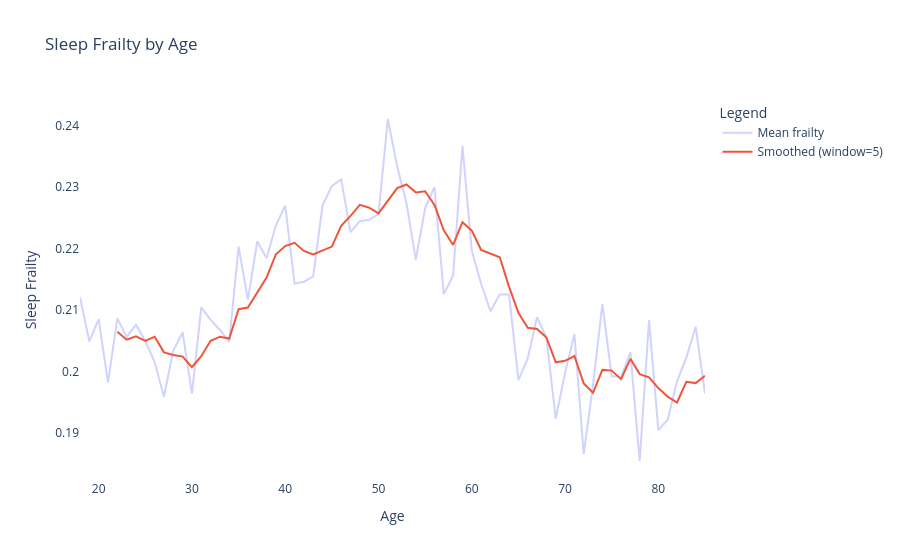

Notebook code for this chart:
### Code cell
import plotly.graph_objects as go

# Group by age_at_screening and calculate the mean of sleep_frailty
grouped_data = age_mortality_sleep.groupby('age_at_screening')['sleep_frailty'].mean()

# Create the original trace
original_trace = go.Scatter(
    x=grouped_data.index,
    y=grouped_data,
    mode='lines',
    name='Mean frailty',
    opacity=0.3
)

# Create the smoothed trace with a rolling window of 5
smoothed_trace = go.Scatter(
    x=grouped_data.index,
    y=grouped_data.rolling(window=5).mean(),
    mode='lines',
    name='Smoothed (window=5)'
)

# Create the figure and add the traces
fig = go.Figure()
fig.add_trace(original_trace)
fig.add_trace(smoothed_trace)

# Update the layout
fig.update_layout(
    title='Sleep Frailty by Age',
    xaxis_title='Age',
    yaxis_title='Sleep Frailty',
    legend_title='Legend',
    plot_bgcolor='white',
    paper_bgcolor='white'
)

# Show the plot
fig.show()

### Figure 1 — Plotly figure (JSON) as saved in the notebook; plotly's stock layout.template omitted (floating-point values rounded to 4 significant figures)
{"data": [{"mode": "lines", "name": "Mean frailty", "opacity": 0.3, "type": "scatter", "x": [18, 19, 20, 21, 22, 23, 24, 25, 26, 27, 28, 29, 30, 31, 32, 33, 34, 35, 36, 37, 38, 39, 40, 41, 42, 43, 44, 45, 46, 47, 48, 49, 50, 51, 52, 53, 54, 55, 56, 57, 58, 59, 60, 61, 62, 63, 64, 65, 66, 67, 68, 69, 70, 71, 72, 73, 74, 75, 76, 77, 78, 79, 80, 81, 82, 83, 84, 85], "y": [0.2121, 0.2049, 0.2085, 0.1982, 0.2086, 0.2056, 0.2076, 0.2049, 0.2015, 0.1959, 0.2034, 0.2064, 0.1964, 0.2104, 0.2084, 0.2067, 0.2048, 0.2203, 0.2117, 0.2212, 0.2184, 0.2238, 0.227, 0.2143, 0.2146, 0.2155, 0.227, 0.2302, 0.2313, 0.2227, 0.2245, 0.2247, 0.2256, 0.2411, 0.2334, 0.2274, 0.2182, 0.2266, 0.23, 0.2126, 0.2156, 0.2367, 0.2197, 0.2143, 0.2098, 0.2125, 0.2125, 0.1986, 0.2022, 0.2089, 0.2055, 0.1923, 0.1998, 0.2061, 0.1865, 0.1979, 0.2109, 0.1992, 0.1991, 0.2031, 0.1854, 0.2083, 0.1904, 0.1921, 0.1984, 0.2023, 0.2073, 0.1964]}, {"mode": "lines", "name": "Smoothed (window=5)", "type": "scatter", "x": [18, 19, 20, 21, 22, 23, 24, 25, 26, 27, 28, 29, 30, 31, 32, 33, 34, 35, 36, 37, 38, 39, 40, 41, 42, 43, 44, 45, 46, 47, 48, 49, 50, 51, 52, 53, 54, 55, 56, 57, 58, 59, 60, 61, 62, 63, 64, 65, 66, 67, 68, 69, 70, 71, 72, 73, 74, 75, 76, 77, 78, 79, 80, 81, 82, 83, 84, 85], "y": [null, null, null, null, 0.2065, 0.2052, 0.2057, 0.205, 0.2057, 0.2031, 0.2027, 0.2024, 0.2007, 0.2025, 0.205, 0.2057, 0.2053, 0.2101, 0.2104, 0.213, 0.2153, 0.2191, 0.2204, 0.2209, 0.2196, 0.219, 0.2197, 0.2203, 0.2237, 0.2253, 0.2271, 0.2267, 0.2257, 0.2277, 0.2299, 0.2304, 0.2291, 0.2293, 0.2271, 0.223, 0.2206, 0.2243, 0.2229, 0.2198, 0.2192, 0.2186, 0.2138, 0.2095, 0.2071, 0.2069, 0.2055, 0.2015, 0.2017, 0.2025, 0.198, 0.1965, 0.2002, 0.2001, 0.1987, 0.2021, 0.1996, 0.199, 0.1973, 0.1959, 0.1949, 0.1983, 0.1981, 0.1993]}], "layout": {"legend": {"title": {"text": "Legend"}}, "paper_bgcolor": "white", "plot_bgcolor": "white", "title": {"text": "Sleep Frailty by Age"}, "xaxis": {"title": {"text": "Age"}}, "yaxis": {"title": {"text": "Sleep Frailty"}}}}
